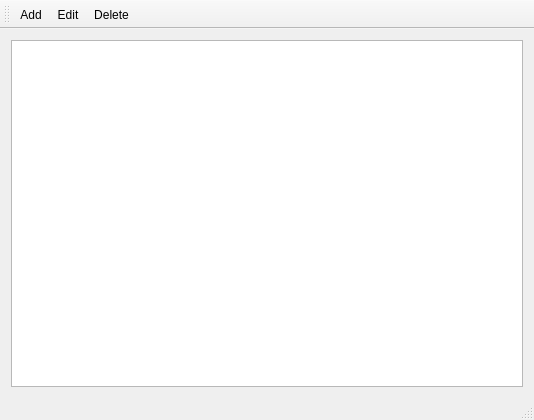
<?xml version="1.0" encoding="UTF-8"?>
<ui version="4.0">
 <class>MainWindow</class>
 <widget class="QMainWindow" name="MainWindow">
  <property name="geometry">
   <rect>
    <x>0</x>
    <y>0</y>
    <width>534</width>
    <height>420</height>
   </rect>
  </property>
  <property name="windowTitle">
   <string>MainWindow</string>
  </property>
  <widget class="QWidget" name="centralWidget">
   <layout class="QHBoxLayout" name="horizontalLayout">
    <item>
     <widget class="QTableView" name="comicTableView"/>
    </item>
   </layout>
  </widget>
  <widget class="QMenuBar" name="menuBar">
   <property name="geometry">
    <rect>
     <x>0</x>
     <y>0</y>
     <width>534</width>
     <height>20</height>
    </rect>
   </property>
  </widget>
  <widget class="QToolBar" name="mainToolBar">
   <attribute name="toolBarArea">
    <enum>TopToolBarArea</enum>
   </attribute>
   <attribute name="toolBarBreak">
    <bool>false</bool>
   </attribute>
   <addaction name="actionAdd"/>
   <addaction name="actionEdit"/>
   <addaction name="actionDelete"/>
  </widget>
  <widget class="QStatusBar" name="statusBar"/>
  <action name="actionAdd">
   <property name="text">
    <string>Add</string>
   </property>
  </action>
  <action name="actionEdit">
   <property name="text">
    <string>Edit</string>
   </property>
  </action>
  <action name="actionDelete">
   <property name="text">
    <string>Delete</string>
   </property>
  </action>
 </widget>
 <layoutdefault spacing="6" margin="11"/>
 <resources/>
 <connections/>
</ui>
